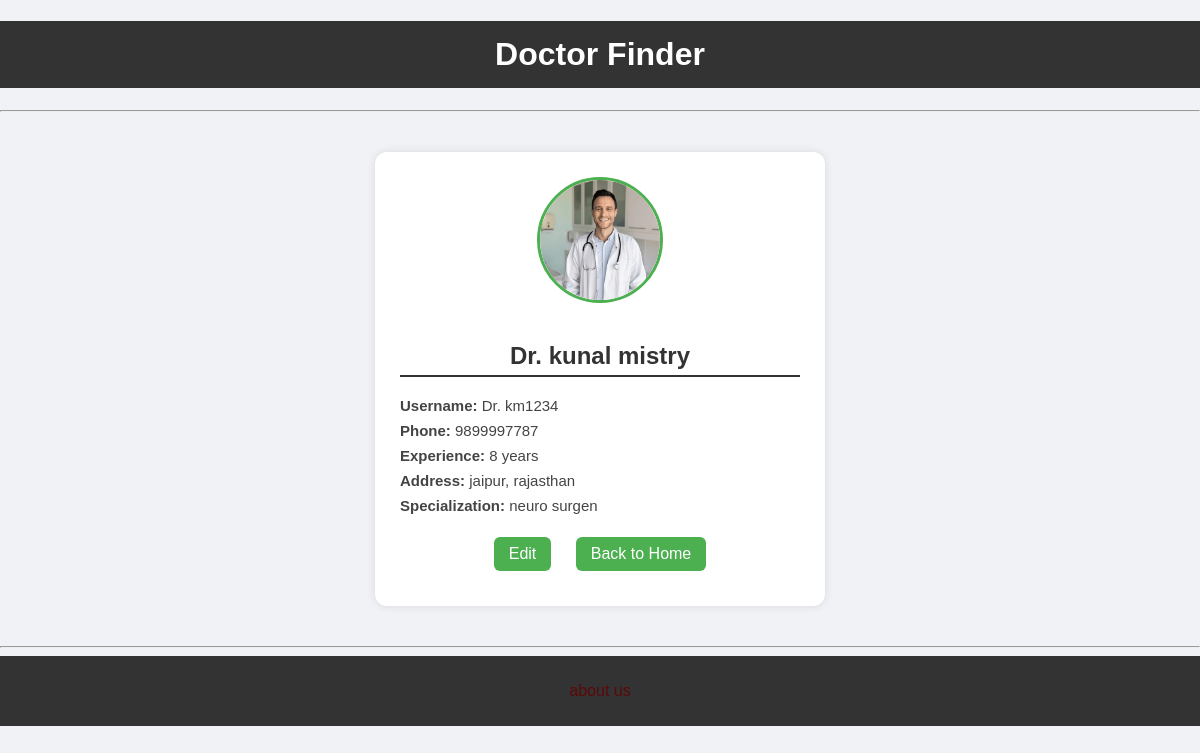
The page /profile/2 on the database its author committed.
### doctor_profile_app/models.py (models this page shows)
class DoctorProfile(models.Model):
    user = models.OneToOneField(User, on_delete=models.CASCADE)
    specialization = models.CharField(max_length=100)
    experience = models.IntegerField()
    clinic_address = models.TextField()
    phone = models.CharField(max_length=15)
    image = models.ImageField(upload_to="doctor_images/" ,blank=True,null=True)
    def __str__(self):
        return f"Dr. {self.user.username}"

### doctor_profile_app/views.py (the view)
# urls.py: path('profile/<int:id>',profile_page,name='profile_page'),
def profile_page(request,id = None):
    if id:
        doctor_info = DoctorProfile.objects.get(pk = id)
    return render(request,'profile.html',{'doctor_info':doctor_info})

### doctor_profile_app/templates/profile.html (shortened to what this page needs)
{% extends 'base.html' %}
{% block content %}
<div class="profile-card">
    {% if doctor_info %}
    {% if doctor_info.image %}
        <img src="{{ doctor_info.image.url }}" class="profile-img">
    {% else %}
        <img src="https://via.placeholder.com/120" class="profile-img">
    {% endif %}
    <h2>Dr. {{ doctor_info.user.first_name }} {{ doctor_info.user.last_name }}</h2>
    <div class="profile-info">
        <p><strong>Username:</strong> {{ doctor_info }}</p>
        <p><strong>Phone:</strong> {{ doctor_info.phone }}</p>
        <p><strong>Experience:</strong> {{ doctor_info.experience }} years</p>
        <p><strong>Address:</strong> {{ doctor_info.clinic_address }}</p>
        <p><strong>Specialization:</strong> {{ doctor_info.specialization }}</p>
    </div>
    {% else %}
    <p>No profile found</p>
    {% endif %}
    <a href="{% url 'edit_profile' doctor_info.id %}" class="back-btn">Edit</a>
    <a href="{% url 'home_page' %}" class="back-btn">Back to Home</a>
</div>
{% endblock %}

### static/css/home.css (style rules this page uses)
body { font-family: Arial, sans-serif; margin: 0; background-color: #f0f0f0; }
h2 { color: #333; border-bottom: 2px solid #333; padding-bottom: 5px; }
p { font-size: 16px; color: #444; }
a { color: rgb(92, 8, 8); margin: 10px; text-decoration: none; }
h2 { text-align: center; margin-top: 20px; color: #333; }
body { font-family: Arial, sans-serif; background: #f0f2f5; }
h2 { margin-bottom: 15px; }

### doctor_profile_app/templates/profile.html (style rules this page uses)
.profile-card { width: 400px; margin: 40px auto; padding: 25px; border-radius: 12px; box-shadow: 0 0 10px rgba(0,0,0,0.1); background: #fff; text-align: center; font-family: Arial, sans-serif; }
.profile-img { width: 120px; height: 120px; border-radius: 50%; object-fit: cover; margin-bottom: 15px; border: 3px solid #4CAF50; }
.profile-card h2 { margin-bottom: 10px; }
.profile-info { text-align: left; margin-top: 20px; }
.profile-info p { margin: 8px 0; font-size: 15px; }
.back-btn { display: inline-block; margin-top: 15px; padding: 8px 15px; background: #4CAF50; color: white; text-decoration: none; border-radius: 6px; }

### rows shown on the page
DoctorProfile: image (picture), user.first_name "kunal", user.last_name "mistry", user.username "Dr. km1234", phone "9899997787", experience "8", clinic_address "jaipur, rajasthan", specialization "neuro surgen"
